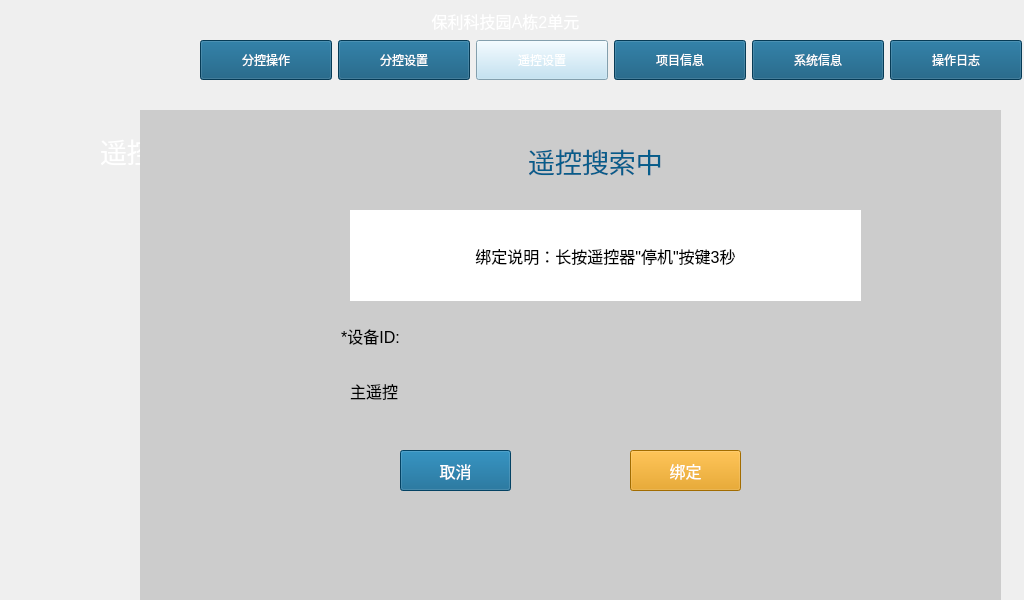
<?xml version="1.0" encoding="UTF-8"?>
<ui version="4.0">
 <class>remoteSet</class>
 <widget class="QMainWindow" name="remoteSet">
  <property name="geometry">
   <rect>
    <x>0</x>
    <y>0</y>
    <width>1024</width>
    <height>600</height>
   </rect>
  </property>
  <property name="windowTitle">
   <string>MainWindow</string>
  </property>
  <property name="styleSheet">
   <string notr="true"/>
  </property>
  <widget class="QWidget" name="centralwidget">
   <widget class="QLabel" name="label">
    <property name="geometry">
     <rect>
      <x>100</x>
      <y>130</y>
      <width>121</width>
      <height>41</height>
     </rect>
    </property>
    <property name="font">
     <font>
      <family>Arial</family>
      <pointsize>20</pointsize>
     </font>
    </property>
    <property name="styleSheet">
     <string notr="true">color: rgb(255, 255, 255);</string>
    </property>
    <property name="text">
     <string>遥控列表</string>
    </property>
   </widget>
   <widget class="QLabel" name="label_2">
    <property name="geometry">
     <rect>
      <x>150</x>
      <y>199</y>
      <width>71</width>
      <height>31</height>
     </rect>
    </property>
    <property name="font">
     <font>
      <family>Arial</family>
      <pointsize>14</pointsize>
     </font>
    </property>
    <property name="styleSheet">
     <string notr="true">color: rgb(255, 255, 255);</string>
    </property>
    <property name="text">
     <string>主遥控</string>
    </property>
   </widget>
   <widget class="QLabel" name="label_vice3">
    <property name="geometry">
     <rect>
      <x>240</x>
      <y>400</y>
      <width>341</width>
      <height>31</height>
     </rect>
    </property>
    <property name="font">
     <font>
      <family>Arial</family>
      <pointsize>11</pointsize>
     </font>
    </property>
    <property name="styleSheet">
     <string notr="true">color: rgb(255, 255, 255);</string>
    </property>
    <property name="text">
     <string>设备ID：</string>
    </property>
   </widget>
   <widget class="QLabel" name="label_mainID">
    <property name="geometry">
     <rect>
      <x>240</x>
      <y>238</y>
      <width>331</width>
      <height>31</height>
     </rect>
    </property>
    <property name="font">
     <font>
      <family>Arial</family>
      <pointsize>11</pointsize>
     </font>
    </property>
    <property name="styleSheet">
     <string notr="true">color: rgb(255, 255, 255);</string>
    </property>
    <property name="text">
     <string>设备ID：</string>
    </property>
   </widget>
   <widget class="QLabel" name="label_vice4">
    <property name="geometry">
     <rect>
      <x>240</x>
      <y>440</y>
      <width>351</width>
      <height>31</height>
     </rect>
    </property>
    <property name="font">
     <font>
      <family>Arial</family>
      <pointsize>11</pointsize>
     </font>
    </property>
    <property name="styleSheet">
     <string notr="true">color: rgb(255, 255, 255);</string>
    </property>
    <property name="text">
     <string>设备ID：</string>
    </property>
   </widget>
   <widget class="QLabel" name="label_vice5">
    <property name="geometry">
     <rect>
      <x>240</x>
      <y>478</y>
      <width>341</width>
      <height>31</height>
     </rect>
    </property>
    <property name="font">
     <font>
      <family>Arial</family>
      <pointsize>12</pointsize>
     </font>
    </property>
    <property name="styleSheet">
     <string notr="true">color: rgb(255, 255, 255);</string>
    </property>
    <property name="text">
     <string>设备ID：</string>
    </property>
   </widget>
   <widget class="QLabel" name="label_vice1">
    <property name="geometry">
     <rect>
      <x>240</x>
      <y>320</y>
      <width>341</width>
      <height>31</height>
     </rect>
    </property>
    <property name="font">
     <font>
      <family>Arial</family>
      <pointsize>11</pointsize>
     </font>
    </property>
    <property name="styleSheet">
     <string notr="true">color: rgb(255, 255, 255);</string>
    </property>
    <property name="text">
     <string>设备ID：</string>
    </property>
   </widget>
   <widget class="QLabel" name="label_3">
    <property name="geometry">
     <rect>
      <x>150</x>
      <y>300</y>
      <width>81</width>
      <height>31</height>
     </rect>
    </property>
    <property name="font">
     <font>
      <family>Arial</family>
      <pointsize>14</pointsize>
     </font>
    </property>
    <property name="styleSheet">
     <string notr="true">color: rgb(255, 255, 255);</string>
    </property>
    <property name="text">
     <string>副遥控</string>
    </property>
   </widget>
   <widget class="QLabel" name="label_vice2">
    <property name="geometry">
     <rect>
      <x>240</x>
      <y>360</y>
      <width>341</width>
      <height>31</height>
     </rect>
    </property>
    <property name="font">
     <font>
      <family>Arial</family>
      <pointsize>11</pointsize>
     </font>
    </property>
    <property name="styleSheet">
     <string notr="true">color: rgb(255, 255, 255);</string>
    </property>
    <property name="text">
     <string>设备ID：</string>
    </property>
   </widget>
   <widget class="QPushButton" name="bindviceButton">
    <property name="geometry">
     <rect>
      <x>840</x>
      <y>450</y>
      <width>151</width>
      <height>41</height>
     </rect>
    </property>
    <property name="font">
     <font>
      <family>Arial</family>
      <pointsize>14</pointsize>
     </font>
    </property>
    <property name="focusPolicy">
     <enum>Qt::NoFocus</enum>
    </property>
    <property name="styleSheet">
     <string notr="true">color: rgb(6, 93, 139);</string>
    </property>
    <property name="text">
     <string>绑定副遥控</string>
    </property>
   </widget>
   <widget class="QPushButton" name="bindmainButton">
    <property name="geometry">
     <rect>
      <x>830</x>
      <y>260</y>
      <width>151</width>
      <height>41</height>
     </rect>
    </property>
    <property name="font">
     <font>
      <family>Arial</family>
      <pointsize>14</pointsize>
     </font>
    </property>
    <property name="focusPolicy">
     <enum>Qt::NoFocus</enum>
    </property>
    <property name="styleSheet">
     <string notr="true">color: rgb(6, 93, 139);</string>
    </property>
    <property name="text">
     <string>绑定主遥控</string>
    </property>
   </widget>
   <widget class="QPushButton" name="pushButton_clear1">
    <property name="geometry">
     <rect>
      <x>590</x>
      <y>320</y>
      <width>75</width>
      <height>31</height>
     </rect>
    </property>
    <property name="font">
     <font>
      <family>Arial</family>
      <pointsize>12</pointsize>
     </font>
    </property>
    <property name="focusPolicy">
     <enum>Qt::NoFocus</enum>
    </property>
    <property name="styleSheet">
     <string notr="true">color: rgb(255, 255, 255);
background-color: rgb(241, 161, 0);</string>
    </property>
    <property name="text">
     <string>解绑</string>
    </property>
   </widget>
   <widget class="QPushButton" name="pushButton_clear2">
    <property name="geometry">
     <rect>
      <x>590</x>
      <y>360</y>
      <width>75</width>
      <height>31</height>
     </rect>
    </property>
    <property name="font">
     <font>
      <family>Arial</family>
      <pointsize>12</pointsize>
     </font>
    </property>
    <property name="focusPolicy">
     <enum>Qt::NoFocus</enum>
    </property>
    <property name="styleSheet">
     <string notr="true">color: rgb(255, 255, 255);
background-color: rgb(241, 161, 0);</string>
    </property>
    <property name="text">
     <string>解绑</string>
    </property>
   </widget>
   <widget class="QPushButton" name="pushButton_clear3">
    <property name="geometry">
     <rect>
      <x>590</x>
      <y>400</y>
      <width>75</width>
      <height>31</height>
     </rect>
    </property>
    <property name="font">
     <font>
      <family>Arial</family>
      <pointsize>12</pointsize>
     </font>
    </property>
    <property name="focusPolicy">
     <enum>Qt::NoFocus</enum>
    </property>
    <property name="styleSheet">
     <string notr="true">color: rgb(255, 255, 255);
background-color: rgb(241, 161, 0);</string>
    </property>
    <property name="text">
     <string>解绑</string>
    </property>
   </widget>
   <widget class="QPushButton" name="pushButton_clear4">
    <property name="geometry">
     <rect>
      <x>590</x>
      <y>440</y>
      <width>75</width>
      <height>31</height>
     </rect>
    </property>
    <property name="font">
     <font>
      <family>Arial</family>
      <pointsize>12</pointsize>
     </font>
    </property>
    <property name="focusPolicy">
     <enum>Qt::NoFocus</enum>
    </property>
    <property name="styleSheet">
     <string notr="true">color: rgb(255, 255, 255);
background-color: rgb(241, 161, 0);</string>
    </property>
    <property name="text">
     <string>解绑</string>
    </property>
   </widget>
   <widget class="QPushButton" name="pushButton_clear5">
    <property name="geometry">
     <rect>
      <x>590</x>
      <y>480</y>
      <width>75</width>
      <height>31</height>
     </rect>
    </property>
    <property name="font">
     <font>
      <family>Arial</family>
      <pointsize>12</pointsize>
     </font>
    </property>
    <property name="focusPolicy">
     <enum>Qt::NoFocus</enum>
    </property>
    <property name="styleSheet">
     <string notr="true">color: rgb(255, 255, 255);
background-color: rgb(241, 161, 0);</string>
    </property>
    <property name="text">
     <string>解绑</string>
    </property>
   </widget>
   <widget class="QPushButton" name="pushButton_clearmain">
    <property name="geometry">
     <rect>
      <x>590</x>
      <y>240</y>
      <width>75</width>
      <height>31</height>
     </rect>
    </property>
    <property name="font">
     <font>
      <family>Arial</family>
      <pointsize>12</pointsize>
     </font>
    </property>
    <property name="focusPolicy">
     <enum>Qt::NoFocus</enum>
    </property>
    <property name="styleSheet">
     <string notr="true">color: rgb(255, 255, 255);
background-color: rgb(241, 161, 0);</string>
    </property>
    <property name="text">
     <string>解绑</string>
    </property>
   </widget>
   <widget class="QWidget" name="widget_main" native="true">
    <property name="geometry">
     <rect>
      <x>140</x>
      <y>110</y>
      <width>861</width>
      <height>491</height>
     </rect>
    </property>
    <property name="styleSheet">
     <string notr="true">background-color: rgb(204, 204, 204);</string>
    </property>
    <widget class="QLabel" name="label_remotelable">
     <property name="geometry">
      <rect>
       <x>330</x>
       <y>30</y>
       <width>251</width>
       <height>41</height>
      </rect>
     </property>
     <property name="font">
      <font>
       <family>Arial</family>
       <pointsize>20</pointsize>
       <weight>50</weight>
       <bold>false</bold>
      </font>
     </property>
     <property name="styleSheet">
      <string notr="true">color: rgb(6, 93, 139);</string>
     </property>
     <property name="text">
      <string>遥控搜索中</string>
     </property>
     <property name="alignment">
      <set>Qt::AlignCenter</set>
     </property>
    </widget>
    <widget class="QLabel" name="label_mainORvice">
     <property name="geometry">
      <rect>
       <x>210</x>
       <y>270</y>
       <width>54</width>
       <height>21</height>
      </rect>
     </property>
     <property name="font">
      <font>
       <family>Arial</family>
       <pointsize>12</pointsize>
      </font>
     </property>
     <property name="text">
      <string>主遥控</string>
     </property>
    </widget>
    <widget class="QLabel" name="label_ID">
     <property name="geometry">
      <rect>
       <x>190</x>
       <y>210</y>
       <width>81</width>
       <height>31</height>
      </rect>
     </property>
     <property name="font">
      <font>
       <family>Arial</family>
       <pointsize>12</pointsize>
      </font>
     </property>
     <property name="text">
      <string>*设备ID:</string>
     </property>
     <property name="alignment">
      <set>Qt::AlignCenter</set>
     </property>
    </widget>
    <widget class="QPushButton" name="pushButton_mainbindCencel">
     <property name="geometry">
      <rect>
       <x>260</x>
       <y>340</y>
       <width>111</width>
       <height>41</height>
      </rect>
     </property>
     <property name="font">
      <font>
       <family>Arial</family>
       <pointsize>12</pointsize>
      </font>
     </property>
     <property name="focusPolicy">
      <enum>Qt::NoFocus</enum>
     </property>
     <property name="styleSheet">
      <string notr="true">color: rgb(255, 255, 255);
background-color: rgb(6, 93, 139);</string>
     </property>
     <property name="text">
      <string>取消</string>
     </property>
    </widget>
    <widget class="QPushButton" name="pushButton_mainbindOK">
     <property name="geometry">
      <rect>
       <x>490</x>
       <y>340</y>
       <width>111</width>
       <height>41</height>
      </rect>
     </property>
     <property name="font">
      <font>
       <family>Arial</family>
       <pointsize>12</pointsize>
      </font>
     </property>
     <property name="focusPolicy">
      <enum>Qt::NoFocus</enum>
     </property>
     <property name="styleSheet">
      <string notr="true">color: rgb(255, 255, 255);
background-color: rgb(227, 151, 0);</string>
     </property>
     <property name="text">
      <string>绑定</string>
     </property>
    </widget>
    <widget class="QLabel" name="label_bindID">
     <property name="geometry">
      <rect>
       <x>280</x>
       <y>210</y>
       <width>421</width>
       <height>31</height>
      </rect>
     </property>
     <property name="font">
      <font>
       <family>Arial</family>
       <pointsize>12</pointsize>
      </font>
     </property>
     <property name="text">
      <string/>
     </property>
    </widget>
    <widget class="QLabel" name="label_mainRemind">
     <property name="geometry">
      <rect>
       <x>210</x>
       <y>100</y>
       <width>511</width>
       <height>91</height>
      </rect>
     </property>
     <property name="font">
      <font>
       <family>Arial</family>
       <pointsize>12</pointsize>
      </font>
     </property>
     <property name="styleSheet">
      <string notr="true">background-color: rgb(255, 255, 255);</string>
     </property>
     <property name="text">
      <string>绑定说明：长按遥控器&quot;停机&quot;按键3秒</string>
     </property>
     <property name="alignment">
      <set>Qt::AlignCenter</set>
     </property>
    </widget>
   </widget>
   <widget class="QPushButton" name="pushButton_remote">
    <property name="geometry">
     <rect>
      <x>476</x>
      <y>40</y>
      <width>132</width>
      <height>40</height>
     </rect>
    </property>
    <property name="font">
     <font>
      <family>Arial</family>
      <pointsize>9</pointsize>
      <weight>50</weight>
      <bold>false</bold>
     </font>
    </property>
    <property name="focusPolicy">
     <enum>Qt::NoFocus</enum>
    </property>
    <property name="styleSheet">
     <string notr="true">color: rgb(255, 255, 255);
background-image: url(:/back/Image/button/839.png);
background-color: rgb(183, 222, 242);</string>
    </property>
    <property name="text">
     <string>遥控设置</string>
    </property>
   </widget>
   <widget class="QPushButton" name="pushButton_system">
    <property name="geometry">
     <rect>
      <x>752</x>
      <y>40</y>
      <width>132</width>
      <height>40</height>
     </rect>
    </property>
    <property name="font">
     <font>
      <family>Arial</family>
      <pointsize>9</pointsize>
     </font>
    </property>
    <property name="focusPolicy">
     <enum>Qt::NoFocus</enum>
    </property>
    <property name="styleSheet">
     <string notr="true">color: rgb(255, 255, 255);
background-image: url(:/back/Image/button/842.png);
background-color: rgb(9, 82, 120);</string>
    </property>
    <property name="text">
     <string>系统信息</string>
    </property>
   </widget>
   <widget class="QLabel" name="label_name">
    <property name="geometry">
     <rect>
      <x>320</x>
      <y>10</y>
      <width>371</width>
      <height>21</height>
     </rect>
    </property>
    <property name="font">
     <font>
      <family>Arial</family>
      <pointsize>12</pointsize>
      <weight>50</weight>
      <bold>false</bold>
     </font>
    </property>
    <property name="styleSheet">
     <string notr="true">color: rgb(255, 255, 255);
</string>
    </property>
    <property name="text">
     <string>保利科技园A栋2单元</string>
    </property>
    <property name="alignment">
     <set>Qt::AlignCenter</set>
    </property>
   </widget>
   <widget class="QPushButton" name="pushButton_control">
    <property name="geometry">
     <rect>
      <x>200</x>
      <y>40</y>
      <width>132</width>
      <height>40</height>
     </rect>
    </property>
    <property name="font">
     <font>
      <family>Arial</family>
      <pointsize>9</pointsize>
     </font>
    </property>
    <property name="focusPolicy">
     <enum>Qt::NoFocus</enum>
    </property>
    <property name="styleSheet">
     <string notr="true">color: rgb(255, 255, 255);
background-color: rgb(9, 82, 120);
background-image: url(:/back/Image/button/837.png);</string>
    </property>
    <property name="text">
     <string>分控操作</string>
    </property>
   </widget>
   <widget class="QLabel" name="label_WiFi">
    <property name="geometry">
     <rect>
      <x>1000</x>
      <y>0</y>
      <width>21</width>
      <height>21</height>
     </rect>
    </property>
    <property name="styleSheet">
     <string notr="true">background-image: url(:/back/Image/button/four.png);</string>
    </property>
    <property name="text">
     <string/>
    </property>
   </widget>
   <widget class="QPushButton" name="pushButton_dairy">
    <property name="geometry">
     <rect>
      <x>890</x>
      <y>40</y>
      <width>132</width>
      <height>40</height>
     </rect>
    </property>
    <property name="font">
     <font>
      <family>Arial</family>
      <pointsize>9</pointsize>
     </font>
    </property>
    <property name="focusPolicy">
     <enum>Qt::NoFocus</enum>
    </property>
    <property name="styleSheet">
     <string notr="true">color: rgb(255, 255, 255);
background-image: url(:/back/Image/button/840.png);
background-color: rgb(9, 82, 120);</string>
    </property>
    <property name="text">
     <string>操作日志</string>
    </property>
   </widget>
   <widget class="QPushButton" name="pushButton_oneConfig">
    <property name="geometry">
     <rect>
      <x>338</x>
      <y>40</y>
      <width>132</width>
      <height>40</height>
     </rect>
    </property>
    <property name="font">
     <font>
      <family>Arial</family>
      <pointsize>9</pointsize>
     </font>
    </property>
    <property name="focusPolicy">
     <enum>Qt::NoFocus</enum>
    </property>
    <property name="styleSheet">
     <string notr="true">color: rgb(255, 255, 255);
background-image: url(:/back/Image/button/838.png);
background-color: rgb(9, 82, 120);</string>
    </property>
    <property name="text">
     <string>分控设置</string>
    </property>
   </widget>
   <widget class="QPushButton" name="pushButton_project">
    <property name="geometry">
     <rect>
      <x>614</x>
      <y>40</y>
      <width>132</width>
      <height>40</height>
     </rect>
    </property>
    <property name="font">
     <font>
      <family>Arial</family>
      <pointsize>9</pointsize>
     </font>
    </property>
    <property name="focusPolicy">
     <enum>Qt::NoFocus</enum>
    </property>
    <property name="styleSheet">
     <string notr="true">color: rgb(255, 255, 255);
background-image: url(:/back/Image/button/841.png);
background-color: rgb(9, 82, 120);</string>
    </property>
    <property name="text">
     <string>项目信息</string>
    </property>
   </widget>
   <widget class="QLabel" name="label_time">
    <property name="geometry">
     <rect>
      <x>760</x>
      <y>10</y>
      <width>211</width>
      <height>21</height>
     </rect>
    </property>
    <property name="font">
     <font>
      <family>Arial</family>
      <pointsize>11</pointsize>
     </font>
    </property>
    <property name="styleSheet">
     <string notr="true">color: rgb(255, 255, 255);</string>
    </property>
    <property name="text">
     <string/>
    </property>
   </widget>
  </widget>
 </widget>
 <resources/>
 <connections/>
</ui>
